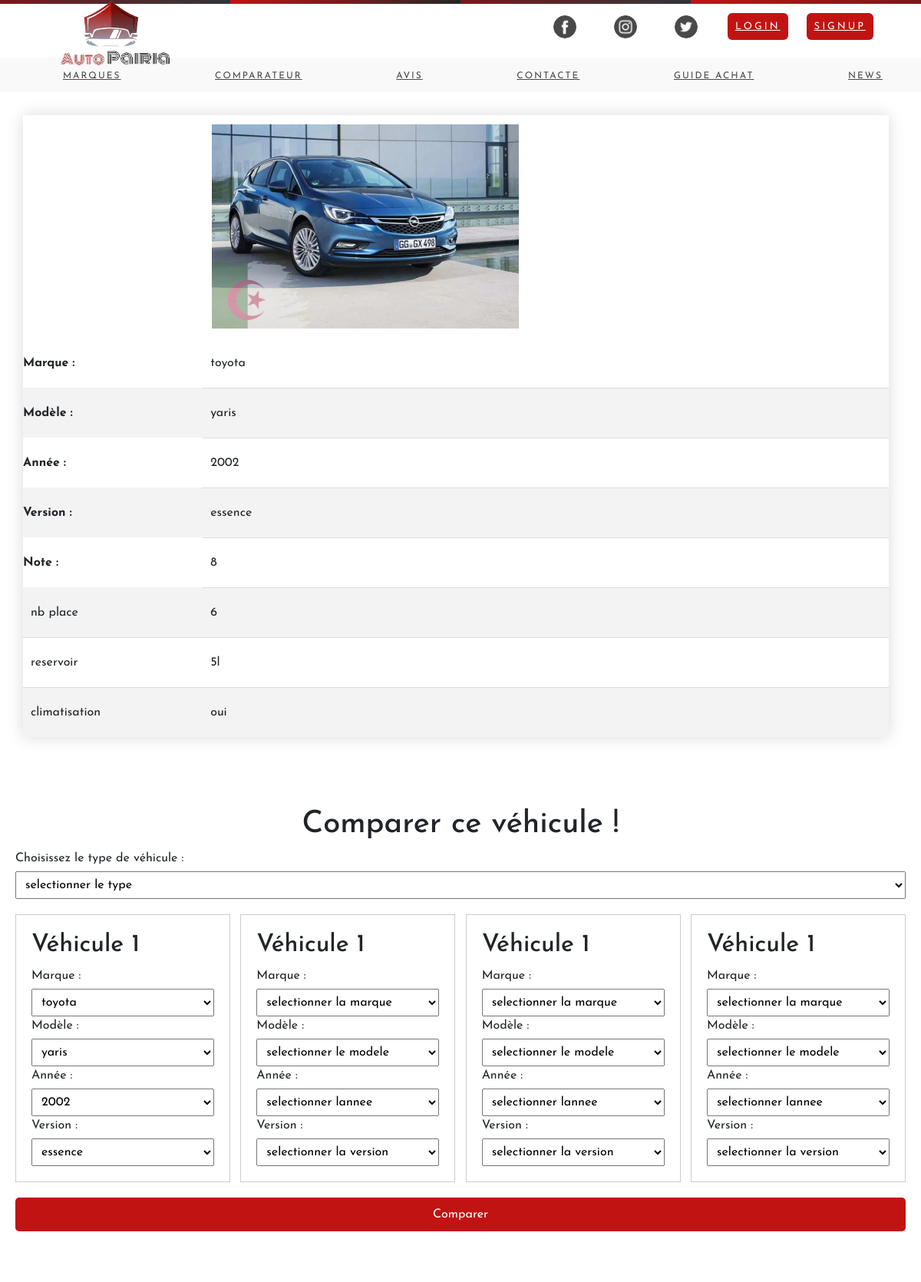
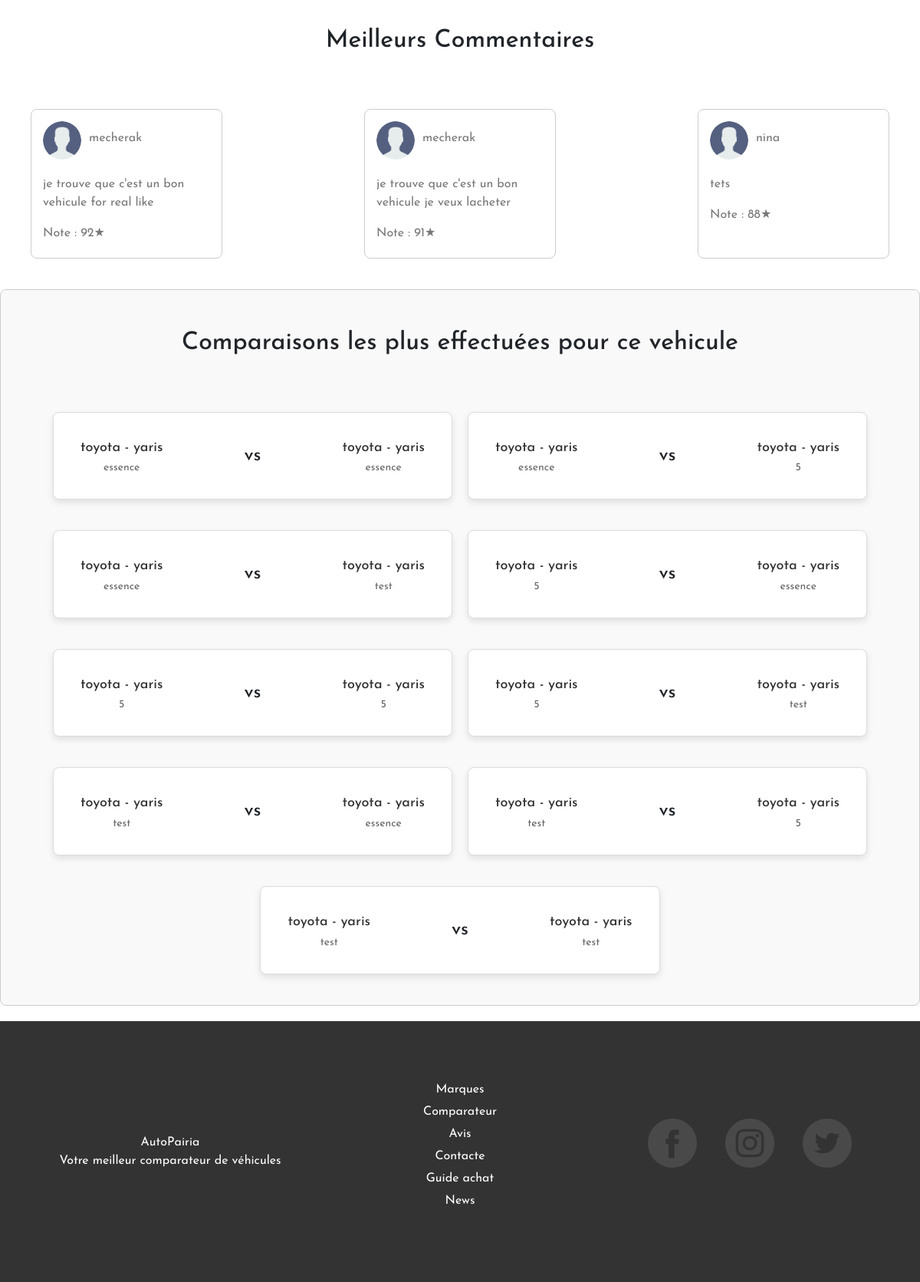
The app's page /Routers/VehicleDescription.php?id=4 with its own data (2 pictures, top to bottom).
### tables this page shows
CREATE TABLE `social_media` (
  `id` int(11) NOT NULL,
  `icone` varchar(255) DEFAULT NULL,
  `nom` varchar(255) DEFAULT NULL
);

CREATE TABLE `menu_items` (
  `id_menu` int(11) NOT NULL,
  `nom` varchar(255) DEFAULT NULL,
  `lien` varchar(255) DEFAULT NULL
);

CREATE TABLE `avis_vehicule` (
  `id_avs_vcl` int(11) NOT NULL,
  `cntxt` varchar(255) DEFAULT NULL,
  `approuv` int(11) DEFAULT NULL,
  `date` varchar(255) DEFAULT NULL,
  `note` int(11) DEFAULT NULL,
  `id_user` int(11) DEFAULT NULL,
  `id_vcl` int(11) DEFAULT NULL
);

CREATE TABLE `user` (
  `id_user` int(11) NOT NULL,
  `nom` varchar(255) DEFAULT NULL,
  `prenom` varchar(255) DEFAULT NULL,
  `sexe` varchar(255) DEFAULT NULL,
  `md_passe` varchar(255) DEFAULT NULL,
  `status` varchar(255) DEFAULT NULL,
  `photo` varchar(255) DEFAULT NULL,
  `email` varchar(100) DEFAULT NULL,
  `birth_date` date DEFAULT NULL
);

CREATE TABLE `marque` (
  `id_mrq` int(11) NOT NULL,
  `logo` varchar(255) DEFAULT NULL,
  `nom` varchar(255) DEFAULT NULL,
  `pays` varchar(255) DEFAULT NULL,
  `siege_soc` varchar(255) DEFAULT NULL,
  `annee` varchar(255) DEFAULT NULL,
  `web` varchar(255) DEFAULT NULL,
  `note` int(11) DEFAULT NULL
);

CREATE TABLE `modele` (
  `id_mdl` int(11) NOT NULL,
  `nom` varchar(255) DEFAULT NULL,
  `id_mrq` int(11) NOT NULL
);

CREATE TABLE `version` (
  `id_version` int(11) NOT NULL,
  `nom` varchar(255) DEFAULT NULL,
  `id_vcl` int(11) NOT NULL
);

### Views/VehiculeDescriptionView.php (the view, shortened to what the rows shown need)
<?php
class VehicleDescriptionView {
    function afficherVehicleDescription($results) {
        if (isset($results)) {
            echo '<table class="styled-table">';
            echo '<thead>';
            echo '<tr>';
            echo '<th> ';
             echo'</th>';
            foreach ($results as $vehicleId => $vehicleData) {
                echo '<th>';
                echo '<a href="http://localhost/projet_web/Routers/VehicleDescription.php?id=' . $vehicleData['id_vcl'] . '">';
                echo '<img id="' . $vehicleData['id_vcl'] . '" src="' . $vehicleData['image'] . '" alt="Image du véhicule" style="max-width: 400px; max-height: 450px;">';
                echo '</a>';
                echo '</th>';
            }
            echo '</tr>';
            echo '</thead>';
            echo '<tbody>';
            $details = [
                ['Marque', 'marque'],
                ['Modèle', 'modele'],
                ['Année', 'annee'],
                ['Version', 'version'],
                ['Note', 'note']
            ];
            foreach ($details as $detail) {
                echo '<tr>';
                echo '<th>' . $detail[0] . ' : </th>';
                foreach ($results as $vehicleId => $vehicleData) {
                    echo '<td>';
                    echo $vehicleData[$detail[1]];
                    echo '</td>';
                }
                echo '</tr>';
            }
            $caracteristiquesNoms = [];
            foreach ($results as $vehicleId => $vehicleData) {
                foreach ($vehicleData['caracteristiques'] as $caracteristique) {
                    $caracteristiquesNoms[$caracteristique['caracteristique']] = true;
                }
            }
            foreach ($caracteristiquesNoms as $nom => $value) {
                foreach ($results as $vehicleId => $vehicleData) {
                    $trouve = false;
                    foreach ($vehicleData['caracteristiques'] as $caracteristique) {
                        if ($caracteristique['caracteristique'] === $nom) {
                            echo '<td>' . $caracteristique['valeur'] . '</td>';
                            $trouve = true;
                            break;
                        }
                    }
                    if (!$trouve) {
                        echo '<td></td>';
                    }
                }
            }
            echo '</tbody>';
            echo '</table>';
        } else {
            if ($results == null) {
                echo '  ';
            }
        }
        echo '
  <div class="comparateur-container" style="margin-top: 70px; margin-bottom: 80px;">
      <h1 >Comparer ce véhicule !</h1>
      <label for="vehicleType">Choisissez le type de véhicule :</label>
      <select id="vehicleType" name="vehicleType">';
      echo '</select>
      <div class="form-comparateur-container">
          <div class="form-box">
              <h2>Véhicule 1</h2>
                  <option value="' . $vehicleData['id_marque']. '">' . $vehicleData['marque'] . '</option>
                  <option value="' . $vehicleData['id_modele']. '">' . $vehicleData['modele'] . '</option>
                  <option value="' . $vehicleData['id_vcl']. '">' . $vehicleData['annee'] . '</option>
                  <option value="' . $vehicleData['id_version']. '">' . $vehicleData['version'] . '</option>
          </div>
          <div class="form-box">
              <h2>Véhicule 1</h2>
          </div>
          <div id="form3" class="form-box" >
              <h2>Véhicule 1</h2>
          </div>
          <div id="form4" class="form-box"  >
              <h2>Véhicule 1</h2>
          </div>
      </div>
  </div>
  ';
    }
    public function afficherAvis($results){
        $html=' <h2 style="margin-top: 70px; margin-bottom: 70px;text-align: center;">Meilleurs Commentaires </h2>';
        if ($results) {
        $html .= '<div class="avis-container">';
        foreach($results as $avis) {
            $html .= '<div class="avis-card">';
            $html .= '<div class="user-info">';
            $html .= '<img src="' . $avis['photo_utilisateur'] . '" alt="Photo de profil">';
            $html .= '<p>' . $avis['nom_utilisateur'] . '</p>';
            $html .= '</div>';
            $html .= '<p>' . $avis['cntxt'] . '</p>';
            $html .= '<div class="avis-details">';
            $html .= '<p>Note : ' . $avis['note'] . '★</p>';
            $html .= '<input type="hidden" name="id_user" value="' . $avis['id_user'] . '">';
            $html .= '<input type="hidden" name="id_vcl" value="' . $avis['id_vcl'] . '">';
            $html .= '</div>';
            $html .= '</div>';
        }
    }else {
        $html .= '<div style="text-align: center;"><p>Aucun commentaire pour l\'instant </p></div>';
    }
        $html .= '</div>';
        echo $html;
    }
    public function afficherComparaisonsDeVehicule($comparaisons) {
        echo '<div class="comparisons-section">
                <h2 style="margin-top: 30px; margin-bottom: 70px;text-align: center;">Comparaisons les plus effectuées pour ce vehicule </h2>
                <div class="comparisons-container">';
        if ($comparaisons && is_array($comparaisons)) {
            foreach ($comparaisons as $comparaison) {
                echo '<div class="comparison-box">
                        <div class="comparison-content">
                            <h3>' . $comparaison['marque_1'] . ' - ' . $comparaison['modele_1'] . '</h3>
                            <p>' . $comparaison['version_1'] . '</p>
                        </div>
                        <h2>vs</h2>
                        <div class="comparison-content">
                            <h3>' . $comparaison['marque_2'] . ' - ' . $comparaison['modele_2'] . '</h3>
                            <p>' . $comparaison['version_2'] . '</p>
                        </div>
                    </div>';
            }
        } else {
            echo '<p>Aucune comparaison trouvée pour ce véhicule.</p>';
        }
        echo '</div></div>';
    }
}

### Views/AcceuilView.php (shortened to what the rows shown need)
<?php
require_once ('../Controllers/AcceuilController.php');
class AcceuilView
{
    public function afficherEntete($path) {
        echo '<!DOCTYPE html>
        <html lang="en">
        <head>
            <meta charset="UTF-8">
            <title>AutoPairia</title>
            <link rel="stylesheet" href="../Css/Acceuil.css">
            <script src="https://code.jquery.com/jquery-3.6.0.min.js"></script>
            <script src="js/jquery.min.js" type="text/javascript"></script>
            <link rel="stylesheet" href="https://cdn.jsdelivr.net/npm/bootstrap@5.3.0/dist/css/bootstrap.min.css">
            <script src="https://cdn.jsdelivr.net/npm/bootstrap@5.3.0/dist/js/bootstrap.bundle.min.js"></script>
            <link rel="stylesheet" href="https://cdn.datatables.net/1.11.6/css/dataTables.bootstrap5.min.css">
            <script src="https://cdn.datatables.net/1.11.6/js/jquery.dataTables.min.js"></script>
            <script src="https://cdn.datatables.net/1.11.6/js/dataTables.bootstrap5.min.js"></script>
            <script type="text/javascript" src="'.$path.'"></script>
        </head>
        <body>';
    }
    public function afficherNavbar() {
      $accueilControler = new AccueilController();
      $socialmedias = $accueilControler->getSocialMedia();
      $menuitems = $accueilControler->getMenuItems();
         echo'
        <div class="wrapper">
        <div class="multi_color_border"></div>
        <div class="top_nav">
        <div class="left">
          <div class="logo">
          <a href="http://localhost/projet_web/Routers/Acceuil.php">
             <img src="../Assets/acceuil/logoNrml.png" alt="AutoPairia">
             </a>
             </div>
      </div>
      <div class="right">
        <ul>';
          foreach ($socialmedias as $sm) {
            echo'
            <li><a href="#"><img src="'.$sm[1].'" alt="Description 1"></a></li>
            ';
          }
          if(isset($_SESSION['user_id'])){
            echo'
            <li><a href="http://localhost/projet_web/Routers/UserProfile.php"><img src="'. $_SESSION['photo'] .'" alt="Profile Picture" class="img-profile"></a></li>
            <li><a href="http://localhost/projet_web/Routers/UserProfile.php" id="uname">'. $_SESSION['user_name'] .'</a></li>
            <li ><a href="http://localhost/projet_web/Controllers/LogoutController.php" id="logout" id="disconnect" >Se Deconnecter</a></li>
                      </ul>
                    </div>
                    </div>
                    <div class="bottom_nav">
                  <ul>';
          }else{
            echo'
         <li><a href="http://localhost/projet_web/Routers/Login.php" id="login">LogIn</a></li>
          <li><a href="http://localhost/projet_web/Routers/SignUp.php" id="inscrire">SignUp</a></li>
                </ul>
              </div>
            </div>
            <div class="bottom_nav">
              <ul>';
          }
      foreach ($menuitems as $item) {
        echo'
        <li><a href='.$item[2].'> '.$item[1].'</a></li>
        ';
      }
      echo '
      </ul>
      </div>
      </div>
        ';
    }
function afficherPiedDePage() {
  $accueilControler = new AccueilController();
  $menuItems = $accueilControler->getMenuItems();
  $socialMedia = $accueilControler->getSocialMedia();
  echo '<footer class="footer">
            <div class="footer_wrapper">
                <div class="footer-section autopairia-section">
                    <div class="autopairia">
                        <div class="half red">AutoPairia</div>
                        <div class="half white">Votre meilleur comparateur de véhicules</div>
                    </div>
                </div>
                <div class="footer-section menu-section">
                    <ul>';
  foreach ($menuItems as $item) {
      echo '<li><a href="#">' . $item[1] . '</a></li>';
  }
  echo '</ul>
                </div>
                <div class="footer-section social-media-section">
                    <ul class="social-media">';
  foreach ($socialMedia as $media) {
      echo '<li><a href="#"><img src="' . $media[1] . '" alt="' . $media[2] . '"></a></li>';
  }
  echo '</ul>
                </div>
            </div>
        </footer>';
}
}?>

### records on screen
social_media: icone (picture), icone+nom (picture)
social_media: icone (picture), icone+nom (picture)
social_media: icone (picture), icone+nom (picture)
menu_items: nom "MARQUES", nom "Marques"
menu_items: nom "COMPARATEUR", nom "Comparateur"
menu_items: nom "AVIS", nom "Avis"
menu_items: nom "CONTACTE", nom "Contacte"
menu_items: nom "GUIDE ACHAT", nom "Guide achat"
menu_items: nom "NEWS", nom "News"
avis_vehicule: id_user.photo (placeholder picture), id_user.nom "mecherak", cntxt "je trouve que c'est un bon vehicule for real like", note "92"
avis_vehicule: id_user.photo (placeholder picture), id_user.nom "mecherak", cntxt "je trouve que c'est un bon vehicule je veux lacheter", note "91"
avis_vehicule: id_user.photo (placeholder picture), id_user.nom "nina", cntxt "tets", note "88"
marque: nom "toyota", modele.nom "yaris", version.nom "essence", version.nom "5", version.nom "test"

### other values on screen
$detail[0] "Marque"
$vehicleData[$detail[1]] "toyota"
$detail[0] "Modèle"
$vehicleData[$detail[1]] "yaris"
$detail[0] "Année"
$vehicleData[$detail[1]] "2002"
$detail[0] "Version"
$vehicleData[$detail[1]] "essence"
$detail[0] "Note"
$vehicleData[$detail[1]] "8"
$nom "nb place"
$caracteristique['valeur'] "6"
$nom "reservoir"
$caracteristique['valeur'] "5l"
$nom "climatisation"
